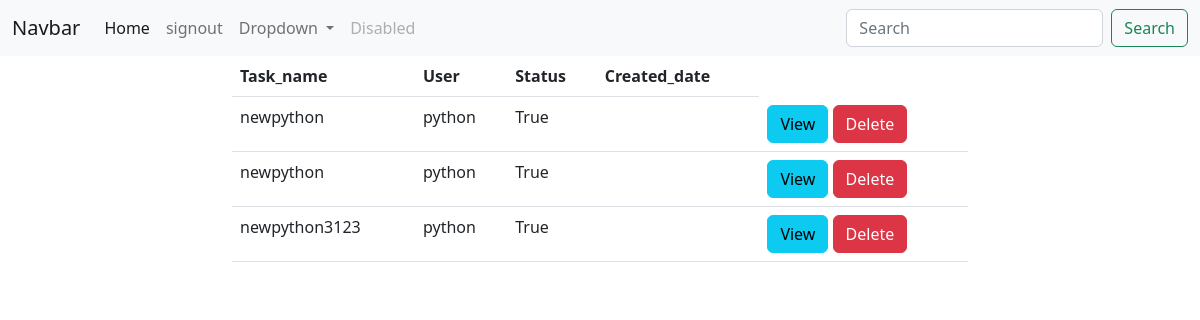
The app's page /web/todos/all (signed in), older data.
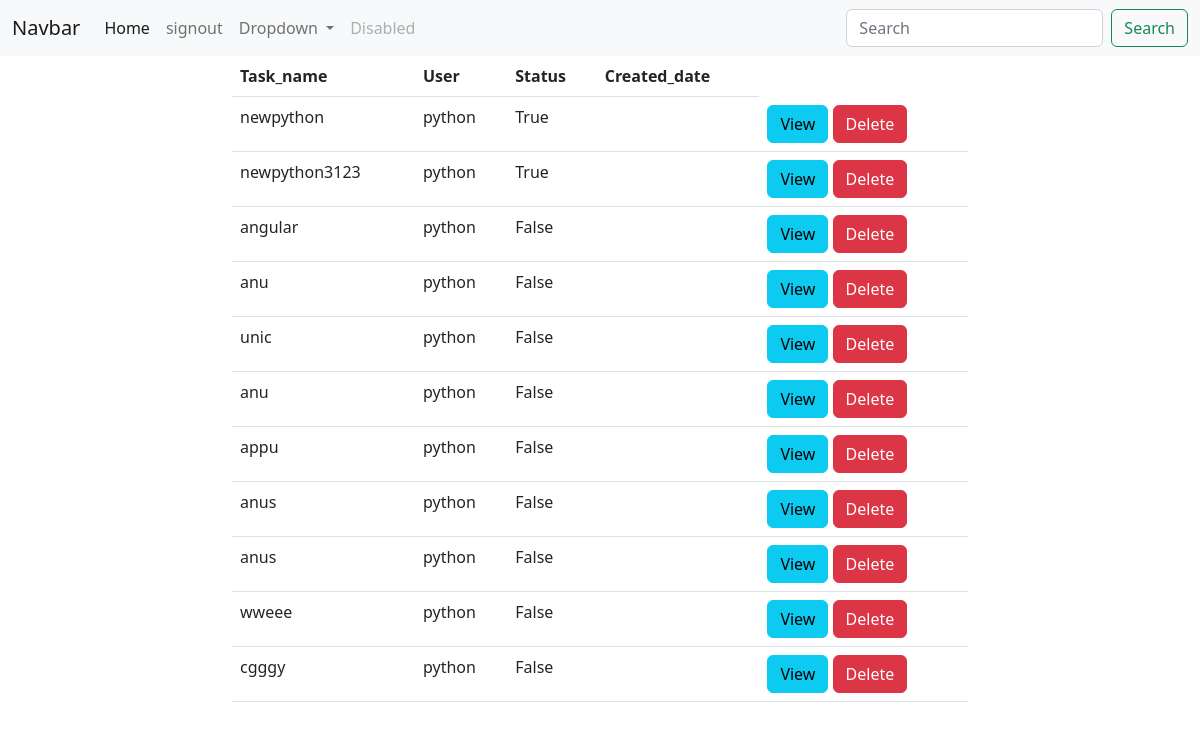
The same page, newer data.
### TODO/models.py (models this page shows, shortened)
class Todos(models.Model):
    task_name=models.CharField(max_length=200)
    user=models.ForeignKey(User,on_delete=models.CASCADE)
    status=models.BooleanField(default=False)
    created_date=models.DateField(auto_now_add=True)

### todoweb/views.py (the view)
# urls.py: path("todos/all",views.TodoListView.as_view(),name="todo-list"),
@method_decorator(signin_required,name="dispatch")
class TodoListView(ListView):
    template_name="Todos-list.html"
    model=Todos
    context_object_name="todos"
    def get_queryset(self):
        return Todos.objects.filter(user=self.request.user)

### todoweb/views.py (called while the page is built)
def signin_required(fn):
    def wrapper(request,*args, **kwargs):
        if not request.user.is_authenticated:
            messages.error(request,"you must login first")
            return redirect("signin")
        else:
            return fn(request,*args, **kwargs)
    return wrapper

### todoweb/templates/todos-list.html (shortened to what this page needs)
{%extends 'base.html'%}
{%block body_block%}
<div class="row">
    <div class="col-2"></div>
    <div class="col-8">
        <table class="table">
            <tr>
                <th>Task_name</th>
                <th>User</th>
                <th>Status</th>
                <th>Created_date</th>
            </tr>
            {%for todo in todos%}
            <tr>
                <td>{{todo.task_name}}</td>
                <td>{{todo.user}}</td>
                <td>{{todo.status}}</td>
                <td>{{todo.Created_date}}</td>
                <td>
                    <a href="{% url 'todo-detail' todo.id %}" class="btn btn-info">View</a>
                    <a href="{%url 'todo-delete' todo.id%}" class="btn btn-outline btn-danger">Delete</a>
                </td>
            </tr>
            {%endfor%}
        </table>
    </div>
    {%endblock%}

### todoweb/templates/base.html (shortened to what this page needs)
<!DOCTYPE html>
<html lang="en">
<head>
    <link href="https://cdn.jsdelivr.net/npm/bootstrap@5.2.3/dist/css/bootstrap.min.css" rel="stylesheet"
>
</head>
<body>
    <nav class="navbar navbar-expand-lg bg-light">
        <div class="container-fluid">
          <a class="navbar-brand" href="#">Navbar</a>
          <div class="collapse navbar-collapse" id="navbarSupportedContent">
            <ul class="navbar-nav me-auto mb-2 mb-lg-0">
              <li class="nav-item">
                <a class="nav-link active" aria-current="page" href="#">Home</a>
              </li>
              <li class="nav-item">
                <a class="nav-link" href="{%url 'signout'%}">signout</a>
              </li>
              <li class="nav-item dropdown">
                <a class="nav-link dropdown-toggle" href="#" role="button" data-bs-toggle="dropdown" aria-expanded="false">
                  Dropdown
                </a>
              </li>
              <li class="nav-item">
                <a class="nav-link disabled">Disabled</a>
              </li>
            </ul>
            <form class="d-flex" role="search">
              <input class="form-control me-2" type="search" placeholder="Search" aria-label="Search">
              <button class="btn btn-outline-success" type="submit">Search</button>
            </form>
          </div>
        </div>
      </nav>
    <div class="container">
        {% block body_block %}
        {% endblock %}
    </div>
    </div>
</body>
</html>

Row changes from the older to the newer data that the page shows:
removed Todos: task_name "newpython", user "python", status "True"
added Todos: task_name "angular", user "python", status "False"
added Todos: task_name "anu", user "python", status "False"
added Todos: task_name "unic", user "python", status "False"
added Todos: task_name "anu", user "python", status "False"
added Todos: task_name "appu", user "python", status "False"
added Todos: task_name "anus", user "python", status "False"
added Todos: task_name "anus", user "python", status "False"
added Todos: task_name "wweee", user "python", status "False"
added Todos: task_name "cgggy", user "python", status "False"
